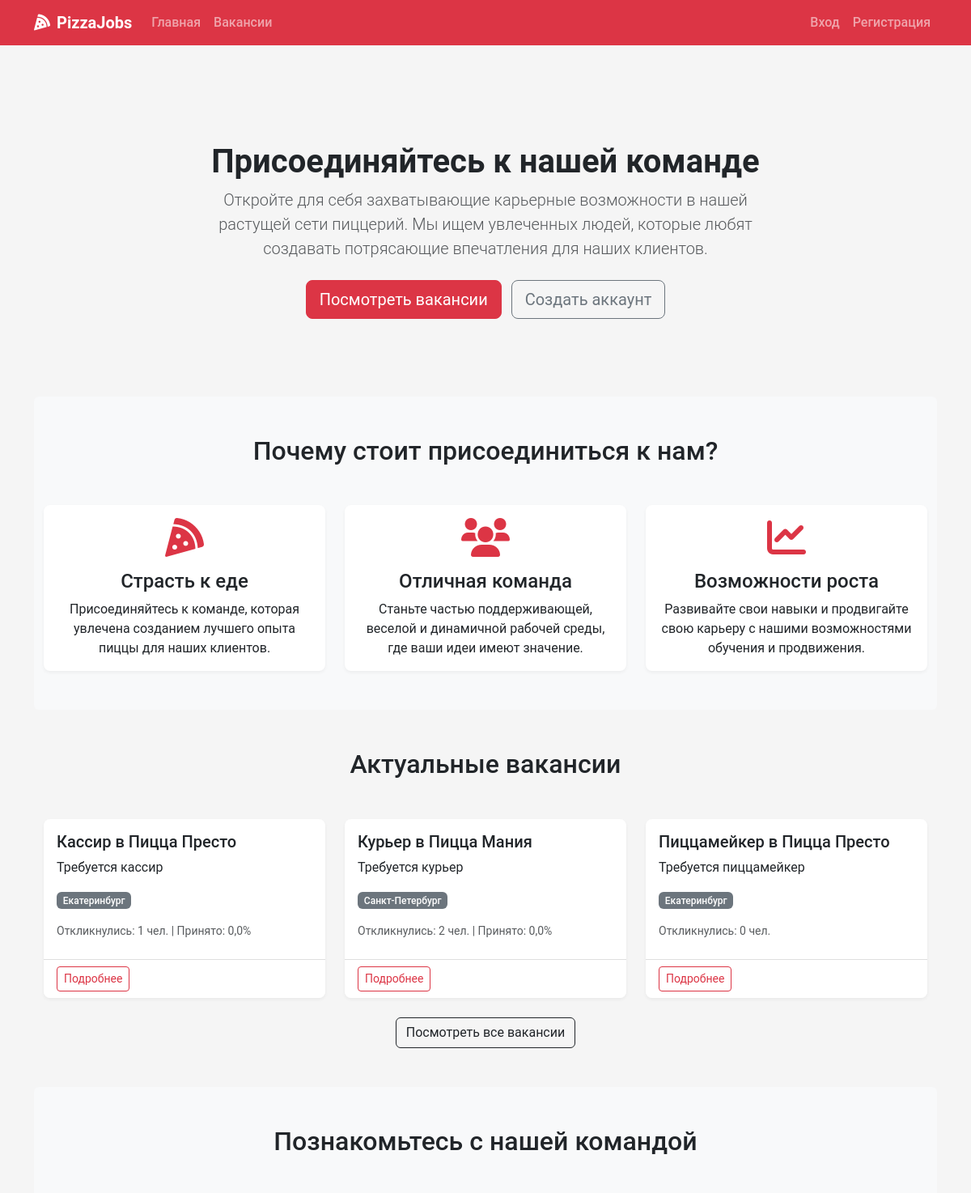
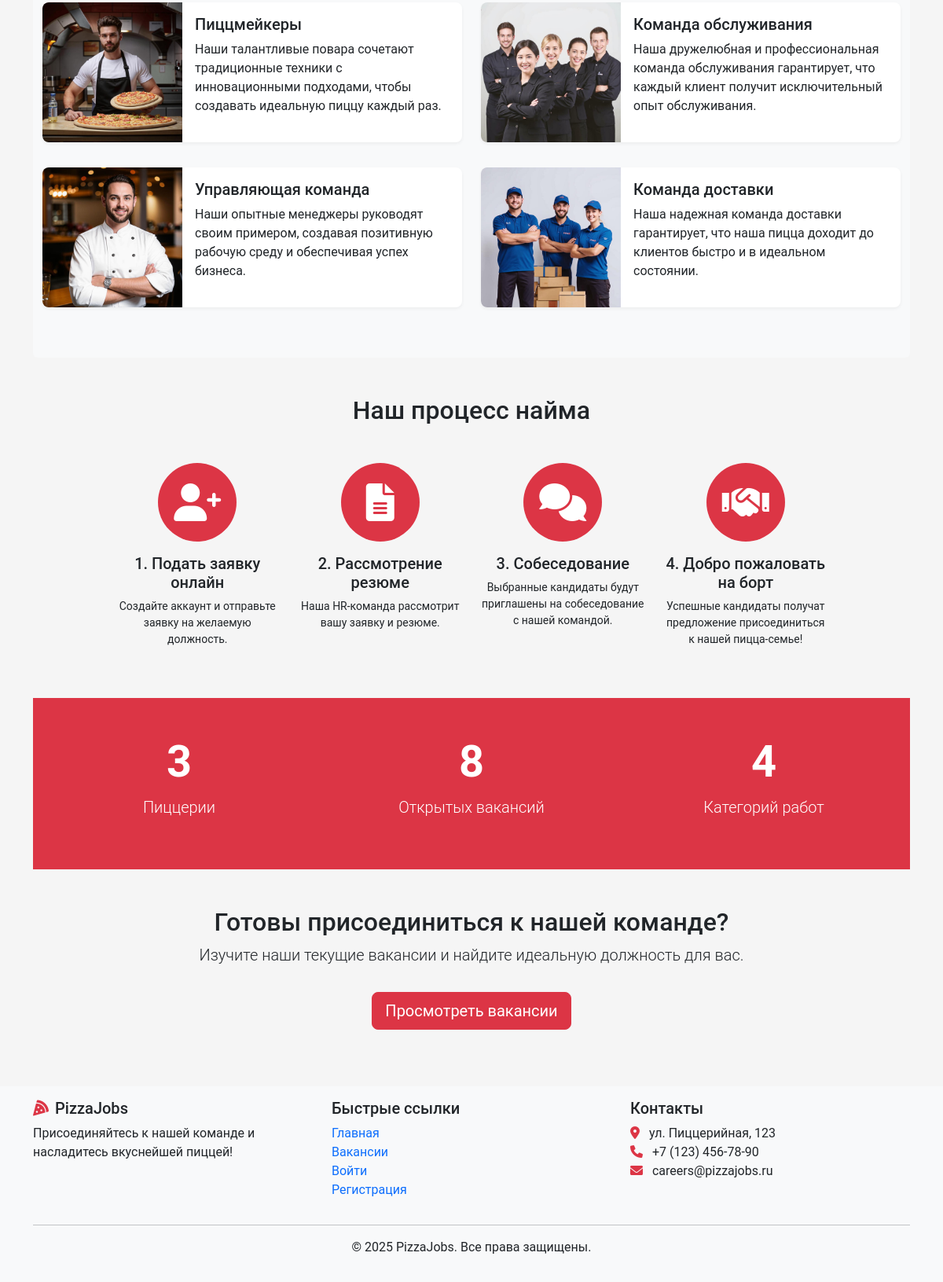
The page / on the database its author committed (2 pictures, top to bottom).
### recruitment/models.py (models this page shows, shortened)
class Vacancy(models.Model):
    title = models.CharField(max_length=100)
    position_type = models.ForeignKey(PositionType, on_delete=models.CASCADE, related_name='vacancies')
    restaurants = models.ManyToManyField(Restaurant, related_name='vacancies')
    description = models.TextField()
    requirements = models.TextField()
    responsibilities = models.TextField()
    conditions = models.TextField()
    salary_min = models.DecimalField(max_digits=10, decimal_places=2, null=True, blank=True)
    salary_max = models.DecimalField(max_digits=10, decimal_places=2, null=True, blank=True)
    is_active = models.BooleanField(default=True)
    created_at = models.DateTimeField(auto_now_add=True)
    updated_at = models.DateTimeField(auto_now=True)
    created_by = models.ForeignKey(User, on_delete=models.SET_NULL, null=True, related_name='created_vacancies')
    class Meta:
        verbose_name_plural = "Vacancies"

class Restaurant(models.Model):
    name = models.CharField(max_length=100)
    address = models.CharField(max_length=255)
    city = models.CharField(max_length=100)
    manager = models.ForeignKey(User, on_delete=models.SET_NULL, null=True, blank=True, related_name='managed_restaurants')

### recruitment/views.py (the view)
# urls.py: path('', views.home, name='home'),
def home(request):
    vacancy_count = Vacancy.objects.filter(is_active=True).count()
    restaurant_count = Restaurant.objects.count()
    position_types = PositionType.objects.all()[:5]  # Get 5 position types for display
    recent_vacancies = Vacancy.objects.filter(is_active=True).annotate(
        total_applications=Count('applications', distinct=True),
        accepted_applications=Count(
            'applications',
            filter=Q(applications__status=ApplicationStatus.ACCEPTED),
            distinct=True
        ),
    ).annotate(
        acceptance_rate=Round(
            Case(
                When(total_applications__gt=0,
                    then=F('accepted_applications') * Value(100.0) / F('total_applications')),
                default=Value(0),
                output_field=FloatField()
            ),
            0
        )
    ).order_by('-created_at')[:3]
    context = {
        'vacancy_count': vacancy_count,
        'restaurant_count': restaurant_count,
        'position_types': position_types,
        'recent_vacancies': recent_vacancies,
    }
    return render(request, 'home.html', context)

### recruitment/context_processors.py (called while the page is built)
def notifications_processor(request):
    if request.user.is_authenticated:
        unread_count = Notification.objects.filter(user=request.user, read=False).count()
        latest_notifs = Notification.objects.filter(user=request.user).order_by('-created_at')[:5]
    else:
        unread_count = 0
        latest_notifs = []
    return {
        'unread_count': unread_count,
        'latest_notifications': latest_notifs,
    }

### templates/home.html (shortened to what this page needs)
{% extends 'base.html' %}
{% load static %}
{% block content %}
<div class="container">
    <section class="py-5 text-center">
        <div class="row py-lg-5">
            <div class="col-lg-8 col-md-10 mx-auto">
                <h1 class="fw-bold">Присоединяйтесь к нашей команде</h1>
                <p class="lead text-muted">Откройте для себя захватывающие карьерные возможности в нашей растущей сети пиццерий. Мы ищем увлеченных людей, которые любят создавать потрясающие впечатления для наших клиентов.</p>
                <div class="mt-4">
                    <a href="{% url 'vacancy_list' %}" class="btn btn-danger btn-lg me-2">Посмотреть вакансии</a>
                    {% if not user.is_authenticated %}
                        <a href="{% url 'register' %}" class="btn btn-outline-secondary btn-lg">Создать аккаунт</a>
                    {% endif %}
                </div>
            </div>
        </div>
    </section>
    <section class="py-5 bg-light rounded">
        <div class="container">
            <h2 class="text-center mb-5">Почему стоит присоединиться к нам?</h2>
            <div class="row g-4">
                <div class="col-md-4">
                    <div class="card h-100 border-0 shadow-sm">
                        <div class="card-body text-center">
                            <i class="fas fa-pizza-slice fa-3x text-danger mb-3"></i>
                            <h4 class="card-title">Страсть к еде</h4>
                            <p class="card-text">Присоединяйтесь к команде, которая увлечена созданием лучшего опыта пиццы для наших клиентов.</p>
                        </div>
                    </div>
                </div>
                <div class="col-md-4">
                    <div class="card h-100 border-0 shadow-sm">
                        <div class="card-body text-center">
                            <i class="fas fa-users fa-3x text-danger mb-3"></i>
                            <h4 class="card-title">Отличная команда</h4>
                            <p class="card-text">Станьте частью поддерживающей, веселой и динамичной рабочей среды, где ваши идеи имеют значение.</p>
                        </div>
                    </div>
                </div>
                <div class="col-md-4">
                    <div class="card h-100 border-0 shadow-sm">
                        <div class="card-body text-center">
                            <i class="fas fa-chart-line fa-3x text-danger mb-3"></i>
                            <h4 class="card-title">Возможности роста</h4>
                            <p class="card-text">Развивайте свои навыки и продвигайте свою карьеру с нашими возможностями обучения и продвижения.</p>
                        </div>
                    </div>
                </div>
            </div>
        </div>
    </section>
    <section class="py-5">
        <div class="container">
            <h2 class="text-center mb-5">Актуальные вакансии</h2>
            {% if recent_vacancies %}
                <div class="row g-4">
                    {% for vacancy in recent_vacancies %}
                        <div class="col-md-4">
                            <div class="card h-100 shadow-sm">
                                <div class="card-body">
                                    <h5 class="card-title">{{ vacancy.title }}</h5>
                                    <p class="card-text">{{ vacancy.description|truncatewords:30 }}</p>
                                    <p>
                                        <span class="badge bg-secondary">
                                            {% if vacancy.restaurants.count == 1 %}
                                                {{ vacancy.restaurants.first.city }}
                                            {% else %}
                                                Несколько локаций
                                            {% endif %}
                                        </span>
                                    </p>
                                    <div class="small text-muted mb-2">
                                        Откликнулись: {{ vacancy.total_applications }} чел.
                                        {% if vacancy.total_applications > 0 %}
                                            | Принято: {{ vacancy.acceptance_rate }}%
                                        {% endif %}
                                    </div>
                                </div>
                                <div class="card-footer bg-white">
                                    <a href="{% url 'vacancy_detail' vacancy.id %}" class="btn btn-sm btn-outline-danger">Подробнее</a>
                                </div>
                            </div>
                        </div>
                    {% endfor %}
                </div>
                <div class="text-center mt-4">
                    <a href="{% url 'vacancy_list' %}" class="btn btn-outline-dark">Посмотреть все вакансии</a>
                </div>
            {% else %}
                <div class="alert alert-info text-center">
                    На данный момент вакансии не доступны. Пожалуйста, проверьте позже.
                </div>
            {% endif %}
        </div>
    </section>
    <section class="py-5 bg-light rounded">
        <div class="container">
            <h2 class="text-center mb-5">Познакомьтесь с нашей командой</h2>
            <div class="row">
                <div class="col-lg-6">
                    <div class="card mb-3 border-0 shadow-sm">
                        <div class="row g-0">
                            <div class="col-md-4">
                                <img src="{% static 'img/pizza_maker.jpg' %}" class="img-fluid rounded-start" alt="Пиццмейкер">
                            </div>
                            <div class="col-md-8">
                                <div class="card-body">
                                    <h5 class="card-title">Пиццмейкеры</h5>
                                    <p class="card-text">Наши талантливые повара сочетают традиционные техники с инновационными подходами, чтобы создавать идеальную пиццу каждый раз.</p>
                                </div>
                            </div>
                        </div>
                    </div>
                </div>
                <div class="col-lg-6">
                    <div class="card mb-3 border-0 shadow-sm">
                        <div class="row g-0">
                            <div class="col-md-4">
                                <img src="{% static 'img/service.jpg' %}" class="img-fluid rounded-start" alt="Персонал ресторана">
                            </div>
                            <div class="col-md-8">
                                <div class="card-body">
                                    <h5 class="card-title">Команда обслуживания</h5>
                                    <p class="card-text">Наша дружелюбная и профессиональная команда обслуживания гарантирует, что каждый клиент получит исключительный опыт обслуживания.</p>
                                </div>
                            </div>
                        </div>
                    </div>
                </div>
            </div>
            <div class="row mt-3">
                <div class="col-lg-6">
                    <div class="card mb-3 border-0 shadow-sm">
                        <div class="row g-0">
                            <div class="col-md-4">
                                <img src="{% static 'img/manager.jpg' %}" class="img-fluid rounded-start" alt="Менеджер ресторана">
                            </div>
                            <div class="col-md-8">
                                <div class="card-body">
                                    <h5 class="card-title">Управляющая команда</h5>
                                    <p class="card-text">Наши опытные менеджеры руководят своим примером, создавая позитивную рабочую среду и обеспечивая успех бизнеса.</p>
                                </div>
                            </div>
                        </div>
                    </div>
                </div>
                <div class="col-lg-6">
                    <div class="card mb-3 border-0 shadow-sm">
                        <div class="row g-0">
                            <div class="col-md-4">
                                <img src="{% static 'img/pizza_delivery.jpg' %}" class="img-fluid rounded-start" alt="Команда доставки">
                            </div>
                            <div class="col-md-8">
                                <div class="card-body">
                                    <h5 class="card-title">Команда доставки</h5>
                                    <p class="card-text">Наша надежная команда доставки гарантирует, что наша пицца доходит до клиентов быстро и в идеальном состоянии.</p>
                                </div>
                            </div>
                        </div>
                    </div>
                </div>
            </div>
        </div>
    </section>
    <section class="py-5">
        <div class="container">
            <h2 class="text-center mb-5">Наш процесс найма</h2>
            <div class="row justify-content-center">
                <div class="col-lg-10">
                    <div class="row">
                        <div class="col-md-3 text-center">
                            <div class="rounded-circle bg-danger text-white d-flex align-items-center justify-content-center mx-auto mb-3" style="width: 100px; height: 100px;">
                                <i class="fas fa-user-plus fa-3x"></i>
                            </div>
                            <h5>1. Подать заявку онлайн</h5>
                            <p class="small">Создайте аккаунт и отправьте заявку на желаемую должность.</p>
                        </div>
                        <div class="col-md-3 text-center">
                            <div class="rounded-circle bg-danger text-white d-flex align-items-center justify-content-center mx-auto mb-3" style="width: 100px; height: 100px;">
                                <i class="fas fa-file-alt fa-3x"></i>
                            </div>
                            <h5>2. Рассмотрение резюме</h5>
                            <p class="small">Наша HR-команда рассмотрит вашу заявку и резюме.</p>
                        </div>
                        <div class="col-md-3 text-center">
                            <div class="rounded-circle bg-danger text-white d-flex align-items-center justify-content-center mx-auto mb-3" style="width: 100px; height: 100px;">
                                <i class="fas fa-comments fa-3x"></i>
                            </div>
                            <h5>3. Собеседование</h5>
                            <p class="small">Выбранные кандидаты будут приглашены на собеседование с нашей командой.</p>
                        </div>
                        <div class="col-md-3 text-center">
                            <div class="rounded-circle bg-danger text-white d-flex align-items-center justify-content-center mx-auto mb-3" style="width: 100px; height: 100px;">
                                <i class="fas fa-handshake fa-3x"></i>
                            </div>
                            <h5>4. Добро пожаловать на борт</h5>
                            <p class="small">Успешные кандидаты получат предложение присоединиться к нашей пицца-семье!</p>
                        </div>
                    </div>
                </div>
            </div>
        </div>
    </section>
    <section class="py-5 bg-danger text-white">
        <div class="container">
            <div class="row text-center">
                <div class="col-md-4 mb-4 mb-md-0">
                    <h2 class="display-4 fw-bold">{{ restaurant_count }}</h2>
                    <p class="lead">Пиццерии</p>
                </div>
                <div class="col-md-4 mb-4 mb-md-0">
                    <h2 class="display-4 fw-bold">{{ vacancy_count }}</h2>
                    <p class="lead">Открытых вакансий</p>
                </div>
                <div class="col-md-4">
                    <h2 class="display-4 fw-bold">{{ position_types|length }}</h2>
                    <p class="lead">Категорий работ</p>
                </div>
            </div>
        </div>
    </section>
    <section class="py-5 text-center">
        <div class="container">
            <h2>Готовы присоединиться к нашей команде?</h2>
            <p class="lead">Изучите наши текущие вакансии и найдите идеальную должность для вас.</p>
            <a href="{% url 'vacancy_list' %}" class="btn btn-lg btn-danger mt-3">Просмотреть вакансии</a>
        </div>
    </section>
</div>
{% endblock %}

### static/css/main.css (style rules this page uses)
:root { --pizza-red: #dc3545; --pizza-green: #198754; --pizza-white: #ffffff; --pizza-light: #f8f9fa; --pizza-dark: #212529; --pizza-secondary: #6c757d; }
body { font-family: 'Roboto', 'Segoe UI', Arial, sans-serif; color: var(--pizza-dark); background-color: #f5f5f5; min-height: 100vh; display: flex; flex-direction: column; }
.card { border-radius: 0.5rem; border: none; overflow: hidden; }
.card-footer { border-top: 1px solid rgba(0, 0, 0, 0.125); }
.card.shadow-sm { box-shadow: 0 0.125rem 0.25rem rgba(0, 0, 0, 0.05) !important; }
.badge { font-weight: 500; padding: 0.35em 0.65em; }
.card-img-top, .card img { object-fit: cover; }
.display-4 { animation: countUp 1s ease-out; }
.badge.bg-secondary { background-color: #6c757d !important; }

### rows shown on the page
Vacancy: title "Кассир в Пицца Престо", description "Требуется кассир", restaurants.first.city "Екатеринбург", total_applications "1", acceptance_rate "0,0"
Vacancy: title "Курьер в Пицца Мания", description "Требуется курьер", restaurants.first.city "Санкт-Петербург", total_applications "2", acceptance_rate "0,0"
Vacancy: title "Пиццамейкер в Пицца Престо", description "Требуется пиццамейкер", restaurants.first.city "Екатеринбург", total_applications "0"

### other values the page prints
{{ restaurant_count }} "3"
{{ vacancy_count }} "8"
{{ position_types|length }} "4"
